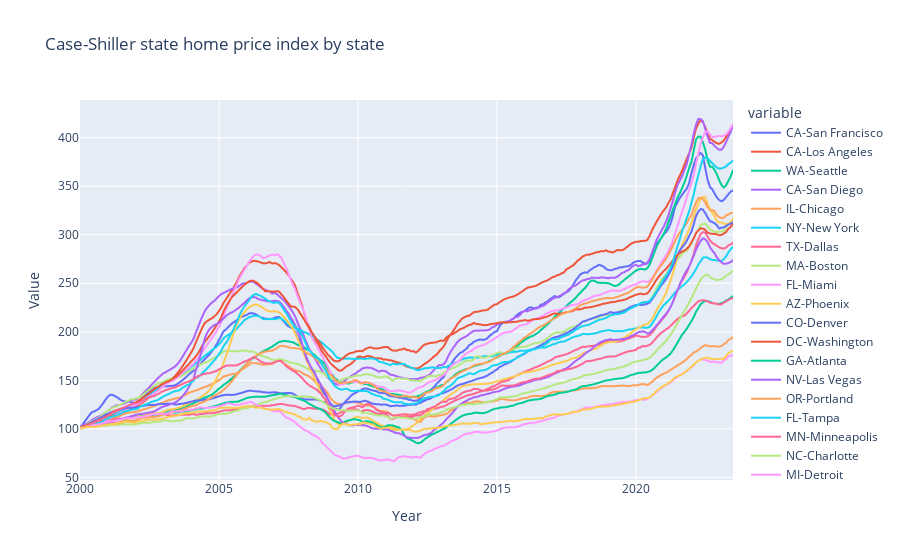

Notebook code for this chart:
### Code cell
# Creating an interactive graph showing house price index with all the 20 states included in the composite index
fig = px.line(Case_Shiller_by_state, title='Case-Shiller state home price index by state').update_layout(xaxis_title='Year', 
                                                                                                   yaxis_title='Value')
fig.show()
# link for graph:https://peerdoor89.github.io/DataAnalysisPortfolio/line_by_state.html

### Figure 1 — Plotly figure (JSON) as saved in the notebook; plotly's stock layout.template omitted (floating-point values rounded to 4 significant figures; data arrays with more than 128 entries replaced by an {"elided": "..."} marker saying what was removed)
{"data": [{"hovertemplate": "variable=CA-San Francisco<br>index=%{x}<br>value=%{y}<extra></extra>", "legendgroup": "CA-San Francisco", "line": {"color": "#636efa", "dash": "solid"}, "marker": {"symbol": "circle"}, "mode": "lines", "name": "CA-San Francisco", "showlegend": true, "type": "scattergl", "x": {"elided": "283 str values"}, "xaxis": "x", "y": {"elided": "283 float values"}, "yaxis": "y"}, {"hovertemplate": "variable=CA-Los Angeles<br>index=%{x}<br>value=%{y}<extra></extra>", "legendgroup": "CA-Los Angeles", "line": {"color": "#EF553B", "dash": "solid"}, "marker": {"symbol": "circle"}, "mode": "lines", "name": "CA-Los Angeles", "showlegend": true, "type": "scattergl", "x": {"elided": "283 str values"}, "xaxis": "x", "y": {"elided": "283 float values"}, "yaxis": "y"}, {"hovertemplate": "variable=WA-Seattle<br>index=%{x}<br>value=%{y}<extra></extra>", "legendgroup": "WA-Seattle", "line": {"color": "#00cc96", "dash": "solid"}, "marker": {"symbol": "circle"}, "mode": "lines", "name": "WA-Seattle", "showlegend": true, "type": "scattergl", "x": {"elided": "283 str values"}, "xaxis": "x", "y": {"elided": "283 float values"}, "yaxis": "y"}, {"hovertemplate": "variable=CA-San Diego<br>index=%{x}<br>value=%{y}<extra></extra>", "legendgroup": "CA-San Diego", "line": {"color": "#ab63fa", "dash": "solid"}, "marker": {"symbol": "circle"}, "mode": "lines", "name": "CA-San Diego", "showlegend": true, "type": "scattergl", "x": {"elided": "283 str values"}, "xaxis": "x", "y": {"elided": "283 float values"}, "yaxis": "y"}, {"hovertemplate": "variable=IL-Chicago<br>index=%{x}<br>value=%{y}<extra></extra>", "legendgroup": "IL-Chicago", "line": {"color": "#FFA15A", "dash": "solid"}, "marker": {"symbol": "circle"}, "mode": "lines", "name": "IL-Chicago", "showlegend": true, "type": "scattergl", "x": {"elided": "283 str values"}, "xaxis": "x", "y": {"elided": "283 float values"}, "yaxis": "y"}, {"hovertemplate": "variable=NY-New York<br>index=%{x}<br>value=%{y}<extra></extra>", "legendgroup": "NY-New York", "line": {"color": "#19d3f3", "dash": "solid"}, "marker": {"symbol": "circle"}, "mode": "lines", "name": "NY-New York", "showlegend": true, "type": "scattergl", "x": {"elided": "283 str values"}, "xaxis": "x", "y": {"elided": "283 float values"}, "yaxis": "y"}, {"hovertemplate": "variable=TX-Dallas<br>index=%{x}<br>value=%{y}<extra></extra>", "legendgroup": "TX-Dallas", "line": {"color": "#FF6692", "dash": "solid"}, "marker": {"symbol": "circle"}, "mode": "lines", "name": "TX-Dallas", "showlegend": true, "type": "scattergl", "x": {"elided": "283 str values"}, "xaxis": "x", "y": {"elided": "283 float values"}, "yaxis": "y"}, {"hovertemplate": "variable=MA-Boston<br>index=%{x}<br>value=%{y}<extra></extra>", "legendgroup": "MA-Boston", "line": {"color": "#B6E880", "dash": "solid"}, "marker": {"symbol": "circle"}, "mode": "lines", "name": "MA-Boston", "showlegend": true, "type": "scattergl", "x": {"elided": "283 str values"}, "xaxis": "x", "y": {"elided": "283 float values"}, "yaxis": "y"}, {"hovertemplate": "variable=FL-Miami<br>index=%{x}<br>value=%{y}<extra></extra>", "legendgroup": "FL-Miami", "line": {"color": "#FF97FF", "dash": "solid"}, "marker": {"symbol": "circle"}, "mode": "lines", "name": "FL-Miami", "showlegend": true, "type": "scattergl", "x": {"elided": "283 str values"}, "xaxis": "x", "y": {"elided": "283 float values"}, "yaxis": "y"}, {"hovertemplate": "variable=AZ-Phoenix<br>index=%{x}<br>value=%{y}<extra></extra>", "legendgroup": "AZ-Phoenix", "line": {"color": "#FECB52", "dash": "solid"}, "marker": {"symbol": "circle"}, "mode": "lines", "name": "AZ-Phoenix", "showlegend": true, "type": "scattergl", "x": {"elided": "283 str values"}, "xaxis": "x", "y": {"elided": "283 float values"}, "yaxis": "y"}, {"hovertemplate": "variable=CO-Denver<br>index=%{x}<br>value=%{y}<extra></extra>", "legendgroup": "CO-Denver", "line": {"color": "#636efa", "dash": "solid"}, "marker": {"symbol": "circle"}, "mode": "lines", "name": "CO-Denver", "showlegend": true, "type": "scattergl", "x": {"elided": "283 str values"}, "xaxis": "x", "y": {"elided": "283 float values"}, "yaxis": "y"}, {"hovertemplate": "variable=DC-Washington<br>index=%{x}<br>value=%{y}<extra></extra>", "legendgroup": "DC-Washington", "line": {"color": "#EF553B", "dash": "solid"}, "marker": {"symbol": "circle"}, "mode": "lines", "name": "DC-Washington", "showlegend": true, "type": "scattergl", "x": {"elided": "283 str values"}, "xaxis": "x", "y": {"elided": "283 float values"}, "yaxis": "y"}, {"hovertemplate": "variable=GA-Atlanta<br>index=%{x}<br>value=%{y}<extra></extra>", "legendgroup": "GA-Atlanta", "line": {"color": "#00cc96", "dash": "solid"}, "marker": {"symbol": "circle"}, "mode": "lines", "name": "GA-Atlanta", "showlegend": true, "type": "scattergl", "x": {"elided": "283 str values"}, "xaxis": "x", "y": {"elided": "283 float values"}, "yaxis": "y"}, {"hovertemplate": "variable=NV-Las Vegas<br>index=%{x}<br>value=%{y}<extra></extra>", "legendgroup": "NV-Las Vegas", "line": {"color": "#ab63fa", "dash": "solid"}, "marker": {"symbol": "circle"}, "mode": "lines", "name": "NV-Las Vegas", "showlegend": true, "type": "scattergl", "x": {"elided": "283 str values"}, "xaxis": "x", "y": {"elided": "283 float values"}, "yaxis": "y"}, {"hovertemplate": "variable=OR-Portland<br>index=%{x}<br>value=%{y}<extra></extra>", "legendgroup": "OR-Portland", "line": {"color": "#FFA15A", "dash": "solid"}, "marker": {"symbol": "circle"}, "mode": "lines", "name": "OR-Portland", "showlegend": true, "type": "scattergl", "x": {"elided": "283 str values"}, "xaxis": "x", "y": {"elided": "283 float values"}, "yaxis": "y"}, {"hovertemplate": "variable=FL-Tampa<br>index=%{x}<br>value=%{y}<extra></extra>", "legendgroup": "FL-Tampa", "line": {"color": "#19d3f3", "dash": "solid"}, "marker": {"symbol": "circle"}, "mode": "lines", "name": "FL-Tampa", "showlegend": true, "type": "scattergl", "x": {"elided": "283 str values"}, "xaxis": "x", "y": {"elided": "283 float values"}, "yaxis": "y"}, {"hovertemplate": "variable=MN-Minneapolis<br>index=%{x}<br>value=%{y}<extra></extra>", "legendgroup": "MN-Minneapolis", "line": {"color": "#FF6692", "dash": "solid"}, "marker": {"symbol": "circle"}, "mode": "lines", "name": "MN-Minneapolis", "showlegend": true, "type": "scattergl", "x": {"elided": "283 str values"}, "xaxis": "x", "y": {"elided": "283 float values"}, "yaxis": "y"}, {"hovertemplate": "variable=NC-Charlotte<br>index=%{x}<br>value=%{y}<extra></extra>", "legendgroup": "NC-Charlotte", "line": {"color": "#B6E880", "dash": "solid"}, "marker": {"symbol": "circle"}, "mode": "lines", "name": "NC-Charlotte", "showlegend": true, "type": "scattergl", "x": {"elided": "283 str values"}, "xaxis": "x", "y": {"elided": "283 float values"}, "yaxis": "y"}, {"hovertemplate": "variable=MI-Detroit<br>index=%{x}<br>value=%{y}<extra></extra>", "legendgroup": "MI-Detroit", "line": {"color": "#FF97FF", "dash": "solid"}, "marker": {"symbol": "circle"}, "mode": "lines", "name": "MI-Detroit", "showlegend": true, "type": "scattergl", "x": {"elided": "283 str values"}, "xaxis": "x", "y": {"elided": "283 float values"}, "yaxis": "y"}, {"hovertemplate": "variable=OH-Cleveland<br>index=%{x}<br>value=%{y}<extra></extra>", "legendgroup": "OH-Cleveland", "line": {"color": "#FECB52", "dash": "solid"}, "marker": {"symbol": "circle"}, "mode": "lines", "name": "OH-Cleveland", "showlegend": true, "type": "scattergl", "x": {"elided": "283 str values"}, "xaxis": "x", "y": {"elided": "283 float values"}, "yaxis": "y"}], "layout": {"legend": {"title": {"text": "variable"}, "tracegroupgap": 0}, "title": {"text": "Case-Shiller state home price index by state"}, "xaxis": {"anchor": "y", "domain": [0, 1], "title": {"text": "Year"}}, "yaxis": {"anchor": "x", "domain": [0, 1], "title": {"text": "Value"}}}}
